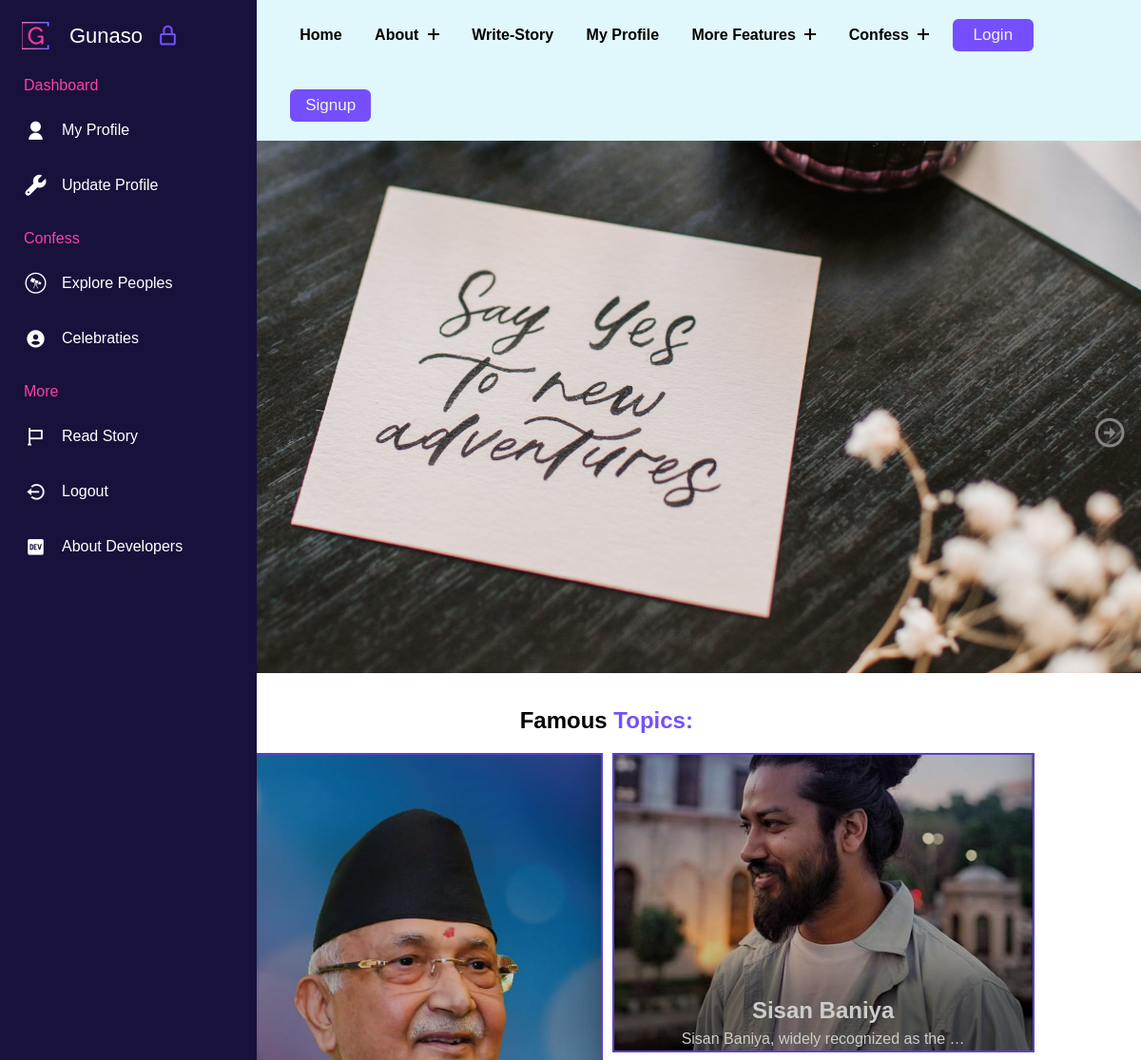
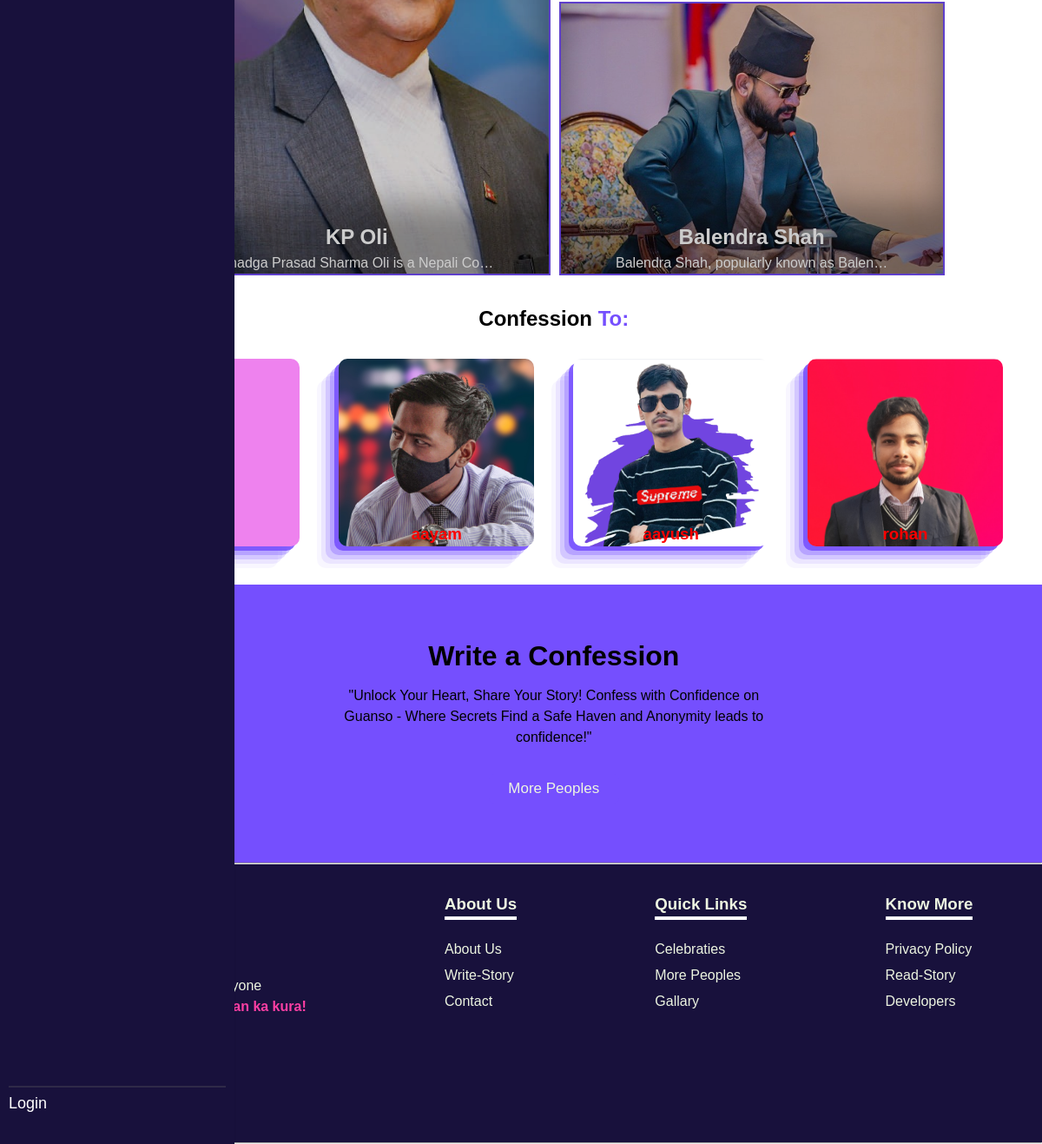
The page / on the database its author committed (2 pictures, top to bottom).
### gunasoApp/models.py (models this page shows, shortened)
class Topic(models.Model):
    sno = models.AutoField(primary_key=True)
    name = models.CharField(max_length=30)
    date = models.DateTimeField()
    tagone = models.CharField(max_length=10)
    tagtwo = models.CharField(max_length=10)
    slug = models.CharField(max_length=130, default="slugthis")
    image = models.ImageField(upload_to="gunasoApp/images/topicimages", blank=True, default="upload-image")
    introduction = models.TextField()

class IndexProfile(models.Model):
    user = models.OneToOneField(User, on_delete=models.CASCADE, related_name="IndexProfile")
    image = models.ImageField(upload_to="gunasoApp/images/indexpost", blank=True, default="upload-image")

### gunasoApp/views.py (the view)
# urls.py: path('', views.index, name='index'),
def index(request):
    mainusers = IndexProfile.objects.all()[:4]
    alltopics = Topic.objects.all()
    context = {"username": request.user, "mainusers":mainusers, "alltopics":alltopics}
    return render(request, 'index.html',context)

### templates/index.html (shortened to what this page needs)
{% extends 'base.html' %}
{% load static %}
    {% block base_style%}
    {{ block.super }}
    <link rel="stylesheet" href="{% static 'styles/index.css' %}">
    {% endblock base_style%}
{% block content %}
<body>
    <div class="index-main">
        <div id="carousel" class="carousel">
            <div class="each-img">
                <img src="{% static 'images/carouselone.jpg' %}" alt="Image 1">
            </div>
            <i class="ri-arrow-right-circle-line" id="nextbtn"></i>
        </div>
        <h2 class="titles">Famous <span class="colorspan">Topics:</span></h2>
        <div class="gridraja">
            {% for alltopics in alltopics %}
            {% if forloop.counter <= 3 %} <a href="/topics/{{alltopics.slug}}" class="left"
                style="background-image: url(/media/{{alltopics.image}})">
                <h2>{{alltopics.name}}</h2>
                <p>{{alltopics.introduction|truncatechars:40}}</p>
                </a>
                {% if forloop.counter == 1 %}
                <a href="/topics/{{alltopics.slug}}" class="righttop"
                    style="background-image: url(/media/{{alltopics.image}})">
                    <h2>{{alltopics.name}}</h2>
                    <p>{{alltopics.introduction|truncatechars:40}}</p>
                </a>
                {% endif %}
                {% if forloop.counter == 2 %}
                <a href="/topics/{{alltopics.slug}}" class="rightbottom"
                    style="background-image: url(/media/{{alltopics.image}})">
                    <h2>{{alltopics.name}}</h2>
                    <p>{{alltopics.introduction|truncatechars:40}}</p>
                </a>
                {% endif %}
                {% endif %}
                {% endfor %}
        </div>
        <h2 class="titles">Confession <span class="colorspan">To:</span></h2>
        <div class="topicscards cards">
            {% for item in mainusers %}
            <a class="cardbgimg card" href="/user/{{item.user}}" style="background-image: url(media/{{item.image}});">
                <h3>{{item.user}}</h3>
            </a>
            {% endfor %}
        </div>
        {% include 'banner.html' %}
    </div>
    {% endblock %}

### templates/base.html (shortened to what this page needs)
{% load static %}
<!DOCTYPE html>
<html lang="en">
<head>
    {% block base_style%}
    <link rel="stylesheet" href="{% static 'styles/base.css' %}">
    {% endblock base_style%}
    <link rel="stylesheet" href="https://cdnjs.cloudflare.com/ajax/libs/font-awesome/4.7.0/css/font-awesome.min.css" />
    <link href="https://cdn.jsdelivr.net/npm/remixicon@4.0.0/fonts/remixicon.css" rel="stylesheet" />
    <link flex href="https://unpkg.com/boxicons@2.1.4/css/boxicons.min.css" rel="stylesheet" />
</head>
<body>
    <header class="header">
        <div class="container_nav">
            <div class="header-main">
                <div class="logo">
                    <a href="/">
                        <div class="contentlogo">
                            <h2 class="text" data-text="Gunaso">
                            </h2>
                         </div>
                    </a>
                </div>
                <nav class="nav-menu">
                    <ul class="menu">
                        <li class="menu-item">
                            <a href="/">Home</a>
                        </li>
                        <li class="menu-item menu-item-has-children">
                            <a href="#" data-toggle="sub-menu">About <i class="plus"></i></a>
                        </li>
                        <li class="menu-item">
                            <a href="{% url 'writestory' %}">write-Story</a>
                        </li>
                        <li class="menu-item">
                            <a href="/user/{{request.user}}">My Profile</a>
                        </li>
                        <li class="menu-item menu-item-has-children">
                            <a href="#" data-toggle="sub-menu">More Features <i class="plus"></i></a>
                        </li>
                        <li class="menu-item menu-item-has-children">
                            <a href="#" data-toggle="sub-menu">Confess <i class="plus"></i></a>
                        </li>
                        {% if user.is_authenticated %}
                        <button id="logoutbtn" onclick="logoutfunc()">
                            Logout
                        </button>
                        {% else %}
                        <button id="loginbtn" onclick="loginfunc()">
                            Login
                        </button>
                        <button id="signupbtn" onclick="signupfunc()">
                            Signup
                        </button>
                        {% endif %}
                    </ul>
                </nav>
            </div>
        </div>
    </header>
    <nav class="sidebar hoverable close">
        <div class="logo_items flex">
            <span class="nav_image">
                <img src="{% static 'images/logos/g-high-resolution-logo-transparent.png' %}" alt="logo_img" />
            </span>
            <span class="logo_name">Gunaso</span>
            <i class="bx bx-lock-alt" id="lock-icon" title="Unlock Sidebar"></i>
        </div>
        <div class="menu_container">
            <div class="menu_items">
                <ul class="menu_item">
                    <div class="menu_title flex">
                        <span class="title">Dashboard</span>
                    </div>
                    <li class="item">
                        <a href="/user/{{request.user}}" class="link flex">
                            <i class="ri-user-fill"></i>
                            <span>My Profile</span>
                        </a>
                    </li>
                    <li class="item">
                        <a href="{% url 'update_profile' %}" class="link flex">
                            <i class="fa-solid fa-wrench"></i>
                            <span>Update Profile</span>
                        </a>
                    </li>
                </ul>
                <ul class="menu_item">
                    <div class="menu_title flex">
                        <span class="title">Confess</span>
                    </div>
                    <li class="item">
                        <a href="{% url 'person' %}" class="link flex">
                            <i class="fa-brands fa-wpexplorer"></i>
                            <span>Explore Peoples</span>
                        </a>
                    </li>
                    <li class="item">
                        <a href="{% url 'topics' %}" class="link flex">
                            <i class='bx bxs-user-circle'></i>
                            <span>Celebraties</span>
                        </a>
                    </li>
                </ul>
                <ul class="menu_item">
                    <div class="menu_title flex">
                        <span class="title">More</span>
                    </div>
                    <li class="item">
                        <a href="{% url 'readstory' %}" class="link flex">
                            <i class="bx bx-flag"></i>
                            <span>Read Story</span>
                        </a>
                    </li>
                    <li class="item">
                        <a href="{% url 'logout' %}" class="link flex">
                            <i class='bx bx-log-out-circle'></i>
                            <span>Logout</span>
                        </a>
                    </li>
                    <li class="item">
                        <a href="{% url 'developers' %}" class="link flex">
                            <i class='bx bxl-dev-to'></i>
                            <span>About Developers</span>
                        </a>
                    </li>
                </ul>
            </div>
            <div class="sidebar_profile flex">
                {% if user.is_authenticated %}
                <span class="nav_image">
                    <img src="{{request.user.Profile.image.url}}" alt="logo_img" style="border-radius: 50%; height: 35px; width:35px;" />
                </span>
                <div class="data_text">
                    <span class="name">{{request.user}}</span>
                    <br>
                    <span class="email">{{request.user.email}}</span>
                </div>
                {% else %}
                <span class="name">Login</span>
                {% endif %}
            </div>
        </div>
    </nav>
    {% block content %} {% endblock %}
    <hr>
    <footer class="footer">
        <div class="fone">
            <p>Gunaso for Everyone<br> <span>Pokham afna man ka kura!</span></p>
            <div class="footer-links">
                <a href=""></a>
                <a href=""></a>
                <a href=""></a>
            </div>
        </div>
        <div class="ftwo">
            <ul>
                <h3 class="footer-h3">About Us</h3>
                <li><a href="{% url 'about' %}">About Us</a></li>
                <li><a href="{% url 'writestory' %}">Write-Story</a></li>
                <li><a href="{% url 'contact' %}">Contact</a></li>
            </ul>
        </div>
        <div class="fthree">
            <ul>
                <h3 class="footer-h3">Quick Links</h3>
                <li><a href="{% url 'topics'%}">Celebraties</a></li>
                <li><a href="{% url 'person'%}">More Peoples</a></li>
                <li><a href="{% url 'gallary' %}">Gallary</a></li>
            </ul>
        </div>
        <div class="ffour">
            <ul>
                <h3 class="footer-h3">Know More</h3>
                <li><a href="{% url 'privacypolicy' %}">Privacy Policy</a></li>
                <li><a href="{% url 'readstory' %}">Read-Story</a></li>
                <li><a href="{% url 'developers' %}">Developers</a></li>
            </ul>
        </div>
    </footer>
</body>
</html>

### templates/banner.html (shortened to what this page needs)
{% load static %}
<!DOCTYPE html>
<html lang="en">
<head>
    <link rel="stylesheet" href="{% static 'styles/banner.css' %}">
</head>
<body>
    <div class="index-banner">
        <h1>Write a Confession</h1>
        <p class="bannerpar">"Unlock Your Heart, Share Your Story! Confess with Confidence on Guanso - Where Secrets Find a Safe Haven and Anonymity leads to confidence!"</p>
        <button class="copybtn" onclick="gotopage()">
            More Peoples
        </button>
    </div>
</body>
</html>

### static/styles/index.css (style rules this page uses)
* { margin: 0; padding: 0; list-style: none; text-decoration: none; font-family: sans-serif; box-sizing: border-box; }
:root { --dark: #754ffe; --darkgreen: #379683; --bcolor: #5CDB95; --cooltexr: #4a4b65; --backupgreen: #8EE4AF; --para: #EDF5E1; --mainheading: #FFF; --hotish: #FF3FA4; --skyblue: #525FE1; --footer: #18113c; }
body { line-height: 1.5; font-family: "Raleway", sans-serif; font-weight: 400; background-color: var(--mainheading); }
img { height: 100%; width: 100%; object-fit: cover; }
.carousel { width: 100%; height: 70vh; gap: 10px; display: flex; justify-content: flex-start; overflow: hidden; position: relative; }
.each-img { height: 100%; position: absolute; width: 100%; transition: .5s ease-in-out; left: 0; right: 0; }
#prevbtn, #nextbtn { position: absolute; top: 0; z-index: 0; cursor: pointer; height: 100%; width: 2rem; text-transform: capitalize; z-index: 9; top: 50%; color: #868383; font-size: 2.3rem; }
#nextbtn { right: 20px; }
.index-main { margin-left: 4.7244rem; display: flex; flex-direction: column; }
.colorspan { color: var(--dark); }
.cards { display: flex; justify-content: space-evenly; align-items: center; height: 30vh; }
.cards .card { height: 27vh; width: 20%; border-radius: 10px; padding: 10px; box-shadow: rgba(117, 79, 254, 0.858) -5px 5px, rgba(117, 79, 254, 0.3) -10px 10px, rgba(117, 79, 254, 0.2) -15px 15px, rgba(117, 79, 254, 0.1) -20px 20px, rgba(117, 79, 254, 0.05) -25px 25px; background-color: violet; text-decoration: none; color: #fff; }
.gridraja { height: 80vh; display: grid; grid-template-areas: "leftside righttop" "leftside rightbottom"; gap: 10px; margin: auto; width: 80%; position: relative; overflow: hidden; }
.left { transition: all ease 0.4s; grid-area: leftside; }
.righttop { transition: all ease 0.4s; grid-area: righttop; }
.rightbottom { transition: all ease 0.4s; grid-area: rightbottom; transition: all ease 0.4s; }
.left, .righttop, .rightbottom { display: flex; flex-direction: column; justify-content: end; align-items: center; filter: brightness(80%); box-shadow: rgba(0, 0, 0, 0.35) 0px -80px 36px -1px inset; color: #fff; border: 2px solid var(--dark); }
.cardbgimg, .left, .righttop, .rightbottom { background-size: cover; background-position: center; background-repeat: no-repeat; }
.cards h3 { display: flex; color:red; justify-content: center; align-items: end; height: 105%; }
.titles { margin: 2rem 0 1rem; text-align: center; }
.index-banner { margin-top: 2rem; }

### static/styles/banner.css (style rules this page uses)
:root { --dark: #754ffe; --darkgreen: #379683; --bcolor: #5CDB95; --cooltexr: #4a4b65; --backupgreen: #8EE4AF; --para: #EDF5E1; --mainheading: #FFF; --hotish: #FF3FA4; --skyblue: #525FE1; --footer: #18113c; }
.index-banner { height: 40vh; background-color: var(--dark); display: flex; flex-direction: column; align-items: center; justify-content: center; gap: 10px; animation: bannerloop 20s linear infinite; }
.bannerpar { text-align: center; padding: 0 300px; }
.copybtn { width: 150px; }

### rows shown on the page
Topic: image (picture), name "Sisan Baniya", introduction "Sisan Baniya, widely recognized as the …"
Topic: image (picture), name "Balendra Shah", introduction "Balendra Shah, popularly known as Balen…"
Topic: image (picture), name "KP Oli", introduction "Khadga Prasad Sharma Oli is a Nepali Co…"
IndexProfile: user (picture), user "aayam"
IndexProfile: user (picture), user "aayush"
IndexProfile: user (picture), user "rohan"
